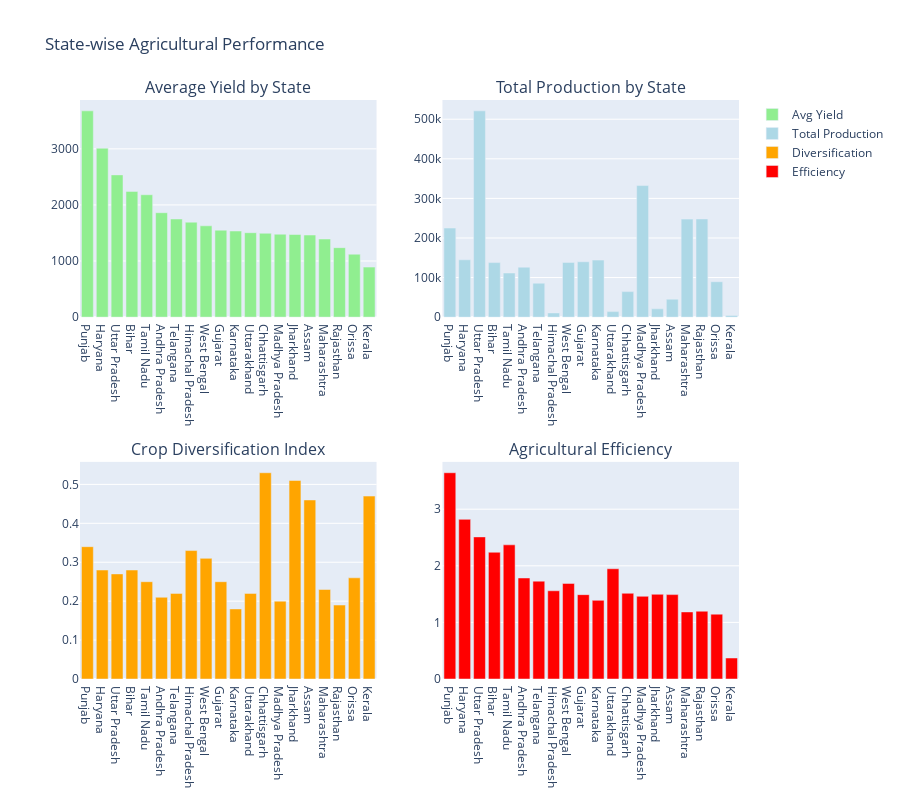

Notebook cell for this chart:
### Code cell
# 4. Spartial Analysis and Geographical pattern  

def analyze_spatial_patterns(df):
    """Analyze spatial patterns in agricultural productivity"""
    
    # Calculate state-level statistics
    state_stats = df.groupby('State Name').agg({
        'OVERALL_YIELD_Kg_per_ha': ['mean', 'std', 'min', 'max'],
        'TOTAL_PRODUCTION_1000_tons': 'sum',
        'TOTAL_AREA_1000_ha': 'sum',
        'CROP_DIVERSIFICATION_INDEX': 'mean',
        'Dist Name': 'nunique'
    }).round(2)
    
    state_stats.columns = ['_'.join(col).strip() for col in state_stats.columns.values]
    state_stats = state_stats.rename(columns={'Dist Name_nunique': 'Number_of_Districts'})
    
    # Calculate productivity ranking
    state_stats['Productivity_Rank'] = state_stats['OVERALL_YIELD_Kg_per_ha_mean'].rank(ascending=False)
    state_stats['Stability_Score'] = 1 / (1 + state_stats['OVERALL_YIELD_Kg_per_ha_std'])
    state_stats['Efficiency_Score'] = state_stats['TOTAL_PRODUCTION_1000_tons_sum'] / state_stats['TOTAL_AREA_1000_ha_sum']
    
    # Create visualization
    fig = make_subplots(
        rows=2, cols=2,
        subplot_titles=('Average Yield by State', 'Total Production by State',
                       'Crop Diversification Index', 'Agricultural Efficiency'),
        specs=[[{'type': 'bar'}, {'type': 'bar'}],
               [{'type': 'bar'}, {'type': 'bar'}]]
    )
    
    # Sort states by yield
    state_stats_sorted = state_stats.sort_values('OVERALL_YIELD_Kg_per_ha_mean', ascending=False)
    
    # Plot 1: Average Yield
    fig.add_trace(
        go.Bar(x=state_stats_sorted.index, y=state_stats_sorted['OVERALL_YIELD_Kg_per_ha_mean'],
               name='Avg Yield', marker_color='lightgreen'),
        row=1, col=1
    )
    
    # Plot 2: Total Production
    fig.add_trace(
        go.Bar(x=state_stats_sorted.index, y=state_stats_sorted['TOTAL_PRODUCTION_1000_tons_sum'],
               name='Total Production', marker_color='lightblue'),
        row=1, col=2
    )
    
    # Plot 3: Crop Diversification
    fig.add_trace(
        go.Bar(x=state_stats_sorted.index, y=state_stats_sorted['CROP_DIVERSIFICATION_INDEX_mean'],
               name='Diversification', marker_color='orange'),
        row=2, col=1
    )
    
    # Plot 4: Efficiency
    fig.add_trace(
        go.Bar(x=state_stats_sorted.index, y=state_stats_sorted['Efficiency_Score'],
               name='Efficiency', marker_color='red'), 
        row=2, col=2
    )
    
    fig.update_layout(height=800, showlegend=True, title_text="State-wise Agricultural Performance")
    fig.show()
    
    return state_stats

state_stats = analyze_spatial_patterns(df)
print("\nTop 5 States by Average Yield:")
print(state_stats.sort_values('OVERALL_YIELD_Kg_per_ha_mean', ascending=False).head())

### Figure 1 — Plotly figure (JSON) as saved in the notebook; plotly's stock layout.template omitted (floating-point values rounded to 4 significant figures)
{"data": [{"marker": {"color": "lightgreen"}, "name": "Avg Yield", "type": "bar", "x": ["Punjab", "Haryana", "Uttar Pradesh", "Bihar", "Tamil Nadu", "Andhra Pradesh", "Telangana", "Himachal Pradesh", "West Bengal", "Gujarat", "Karnataka", "Uttarakhand", "Chhattisgarh", "Madhya Pradesh", "Jharkhand", "Assam", "Maharashtra", "Rajasthan", "Orissa", "Kerala"], "xaxis": "x", "y": [3677.0, 3011.0, 2536.0, 2241.0, 2182.0, 1861.0, 1749.0, 1693.0, 1628.0, 1550.0, 1535.0, 1505.0, 1495.0, 1478.0, 1473.0, 1463.0, 1393.0, 1238.0, 1122.0, 891.3], "yaxis": "y"}, {"marker": {"color": "lightblue"}, "name": "Total Production", "type": "bar", "x": ["Punjab", "Haryana", "Uttar Pradesh", "Bihar", "Tamil Nadu", "Andhra Pradesh", "Telangana", "Himachal Pradesh", "West Bengal", "Gujarat", "Karnataka", "Uttarakhand", "Chhattisgarh", "Madhya Pradesh", "Jharkhand", "Assam", "Maharashtra", "Rajasthan", "Orissa", "Kerala"], "xaxis": "x2", "y": [225100.0, 144800.0, 521100.0, 137800.0, 111500.0, 126200.0, 85730.0, 10560.0, 138300.0, 139900.0, 144100.0, 13920.0, 64500.0, 332400.0, 20920.0, 45260.0, 247600.0, 248000.0, 89380.0, 4316.0], "yaxis": "y2"}, {"marker": {"color": "orange"}, "name": "Diversification", "type": "bar", "x": ["Punjab", "Haryana", "Uttar Pradesh", "Bihar", "Tamil Nadu", "Andhra Pradesh", "Telangana", "Himachal Pradesh", "West Bengal", "Gujarat", "Karnataka", "Uttarakhand", "Chhattisgarh", "Madhya Pradesh", "Jharkhand", "Assam", "Maharashtra", "Rajasthan", "Orissa", "Kerala"], "xaxis": "x3", "y": [0.34, 0.28, 0.27, 0.28, 0.25, 0.21, 0.22, 0.33, 0.31, 0.25, 0.18, 0.22, 0.53, 0.2, 0.51, 0.46, 0.23, 0.19, 0.26, 0.47], "yaxis": "y3"}, {"marker": {"color": "red"}, "name": "Efficiency", "type": "bar", "x": ["Punjab", "Haryana", "Uttar Pradesh", "Bihar", "Tamil Nadu", "Andhra Pradesh", "Telangana", "Himachal Pradesh", "West Bengal", "Gujarat", "Karnataka", "Uttarakhand", "Chhattisgarh", "Madhya Pradesh", "Jharkhand", "Assam", "Maharashtra", "Rajasthan", "Orissa", "Kerala"], "xaxis": "x4", "y": [3.644, 2.821, 2.51, 2.239, 2.37, 1.785, 1.729, 1.559, 1.689, 1.49, 1.389, 1.948, 1.515, 1.461, 1.497, 1.491, 1.185, 1.198, 1.146, 0.3709], "yaxis": "y4"}], "layout": {"annotations": [{"font": {"size": 16}, "showarrow": false, "text": "Average Yield by State", "x": 0.225, "xanchor": "center", "xref": "paper", "y": 1, "yanchor": "bottom", "yref": "paper"}, {"font": {"size": 16}, "showarrow": false, "text": "Total Production by State", "x": 0.775, "xanchor": "center", "xref": "paper", "y": 1, "yanchor": "bottom", "yref": "paper"}, {"font": {"size": 16}, "showarrow": false, "text": "Crop Diversification Index", "x": 0.225, "xanchor": "center", "xref": "paper", "y": 0.375, "yanchor": "bottom", "yref": "paper"}, {"font": {"size": 16}, "showarrow": false, "text": "Agricultural Efficiency", "x": 0.775, "xanchor": "center", "xref": "paper", "y": 0.375, "yanchor": "bottom", "yref": "paper"}], "height": 800, "showlegend": true, "title": {"text": "State-wise Agricultural Performance"}, "xaxis": {"anchor": "y", "domain": [0, 0.45]}, "xaxis2": {"anchor": "y2", "domain": [0.55, 1]}, "xaxis3": {"anchor": "y3", "domain": [0, 0.45]}, "xaxis4": {"anchor": "y4", "domain": [0.55, 1]}, "yaxis": {"anchor": "x", "domain": [0.625, 1]}, "yaxis2": {"anchor": "x2", "domain": [0.625, 1]}, "yaxis3": {"anchor": "x3", "domain": [0, 0.375]}, "yaxis4": {"anchor": "x4", "domain": [0, 0.375]}}}
